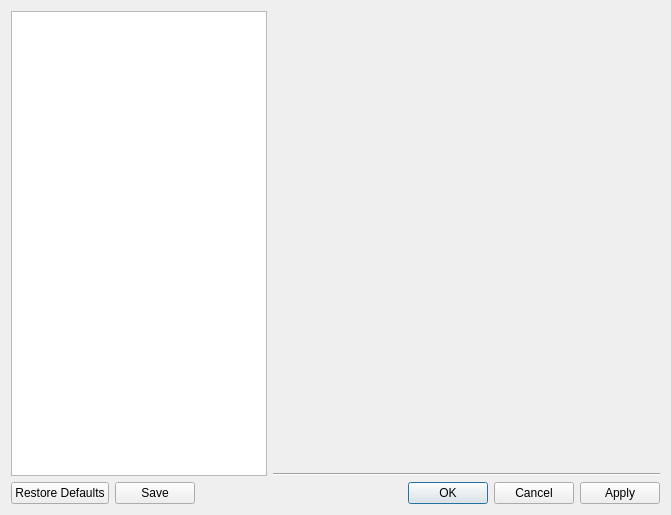
<?xml version="1.0" encoding="UTF-8"?>
<ui version="4.0">
 <class>WkfPermissionDialog</class>
 <widget class="QDialog" name="WkfPermissionDialog">
  <property name="geometry">
   <rect>
    <x>0</x>
    <y>0</y>
    <width>671</width>
    <height>515</height>
   </rect>
  </property>
  <property name="windowTitle">
   <string>Permissions</string>
  </property>
  <property name="modal">
   <bool>false</bool>
  </property>
  <layout class="QVBoxLayout" name="verticalLayout_2">
   <item>
    <layout class="QHBoxLayout" name="horizontalLayout">
     <item>
      <layout class="QVBoxLayout" name="verticalLayout_3">
       <item>
        <widget class="QTreeWidget" name="treeWidget">
         <property name="sizePolicy">
          <sizepolicy hsizetype="Minimum" vsizetype="Expanding">
           <horstretch>0</horstretch>
           <verstretch>0</verstretch>
          </sizepolicy>
         </property>
         <attribute name="headerVisible">
          <bool>false</bool>
         </attribute>
         <column>
          <property name="text">
           <string notr="true">1</string>
          </property>
         </column>
        </widget>
       </item>
      </layout>
     </item>
     <item>
      <layout class="QVBoxLayout" name="verticalLayout">
       <item>
        <widget class="QStackedWidget" name="stackedWidget">
         <property name="sizePolicy">
          <sizepolicy hsizetype="Preferred" vsizetype="Preferred">
           <horstretch>3</horstretch>
           <verstretch>0</verstretch>
          </sizepolicy>
         </property>
         <property name="currentIndex">
          <number>-1</number>
         </property>
        </widget>
       </item>
       <item>
        <widget class="Line" name="line">
         <property name="orientation">
          <enum>Qt::Horizontal</enum>
         </property>
        </widget>
       </item>
      </layout>
     </item>
    </layout>
   </item>
   <item>
    <layout class="QHBoxLayout" name="horizontalLayout_2">
     <item>
      <widget class="QPushButton" name="restoreButton">
       <property name="text">
        <string>Restore Defaults</string>
       </property>
      </widget>
     </item>
     <item>
      <widget class="QPushButton" name="saveButton">
       <property name="text">
        <string>Save</string>
       </property>
      </widget>
     </item>
     <item>
      <widget class="QDialogButtonBox" name="buttonBox">
       <property name="standardButtons">
        <set>QDialogButtonBox::Apply|QDialogButtonBox::Cancel|QDialogButtonBox::Ok</set>
       </property>
      </widget>
     </item>
    </layout>
   </item>
  </layout>
 </widget>
 <resources/>
 <connections/>
</ui>
